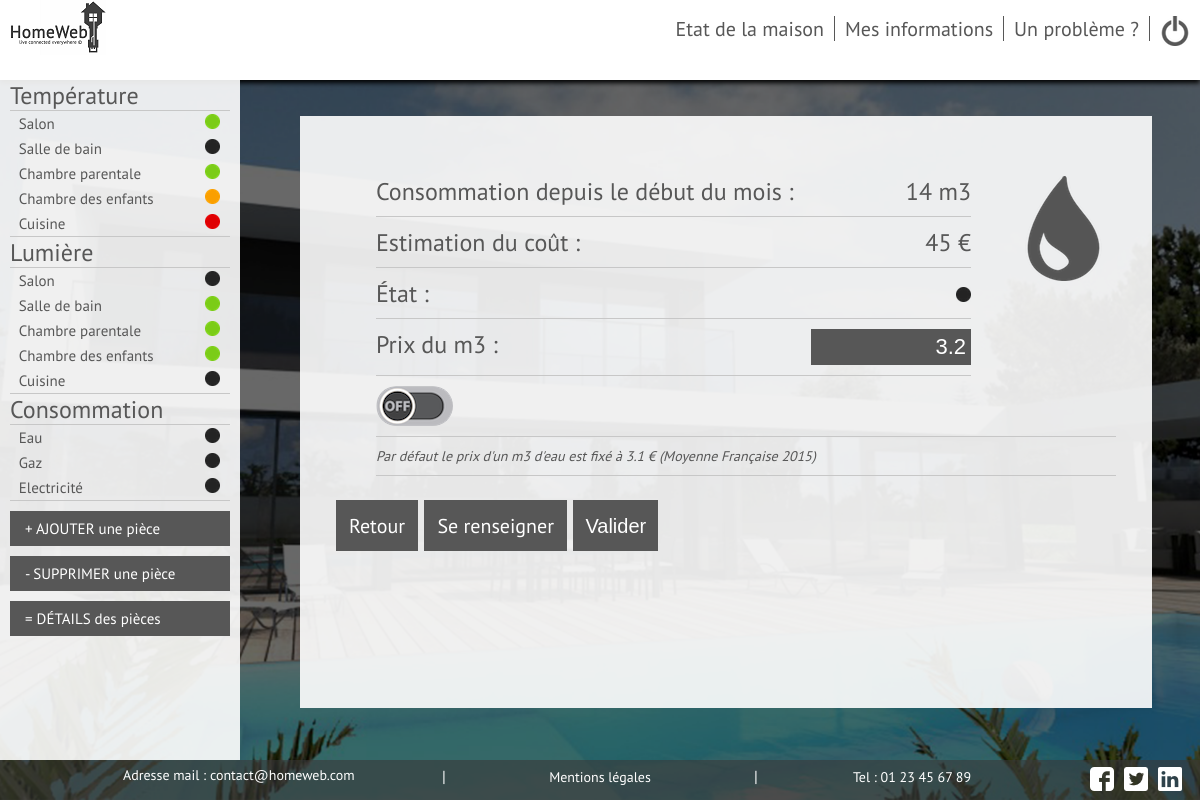
Page /Vues/User/eau.php (signed in) on the committed database.
### tables this page shows
CREATE TABLE IF NOT EXISTS `pieces` (
  `id` int(11) NOT NULL,
  `id_Utilisateur` int(11) NOT NULL,
  `Nom` varchar(255) NOT NULL,
  `presence_temp` int(11) NOT NULL,
  `presence_lum` int(11) NOT NULL,
  `temperature` int(11) NOT NULL,
  `lumiere` int(11) NOT NULL,
  `etat_temp` int(11) NOT NULL,
  `numero_capteur_t` varchar(250) NOT NULL,
  `control_tech_t` date NOT NULL,
  `control_tech_l` date NOT NULL,
  `numero_capteur_l` varchar(250) NOT NULL,
  `consigne_temp` int(11) NOT NULL DEFAULT '25'
);

CREATE TABLE IF NOT EXISTS `eau` (
  `id` int(11) NOT NULL,
  `etat` int(11) NOT NULL,
  `consomation` int(11) NOT NULL,
  `prix_eau` float NOT NULL DEFAULT '3.1'
);

### Modele/fonctions.php (the view, shortened to what this page needs)
<?php
function Etat_eau($id,$db)
{
    $etat = 2;
    $reponse = $db->prepare('SELECT etat FROM eau WHERE id= ?');
    $reponse->execute(array($id));
    while ($donnees = $reponse->fetch())
    {
	   $etat = $donnees['etat'];
    }
    return $etat;
}
function Etat_elec($id,$db)
{
    $etat = 2;
    $reponse = $db->prepare('SELECT etat FROM elec WHERE id= ?');
    $reponse->execute(array($id));
    while ($donnees = $reponse->fetch())
    {
	   $etat = $donnees['etat'];
    }
    return $etat;
}
function Etat_gaz($id,$db)
{
    $etat = 2;
    $reponse = $db->prepare('SELECT etat FROM gaz WHERE id= ?');
    $reponse->execute(array($id));
    while ($donnees = $reponse->fetch())
    {
	   $etat = $donnees['etat'];
    }
    return $etat;
}
function Conso_Eau($id,$db)
{
    $conso = -1;
    $reponse = $db->prepare('SELECT consomation FROM eau WHERE id= ?');
    $reponse->execute(array($id));
    while ($donnees = $reponse->fetch())
    {
	   $conso = $donnees['consomation'];
    }
    return $conso;
}
function Estim_Eau($id,$db,$prix = 3.1)
{
    $reponse = $db->prepare('SELECT prix_eau FROM eau WHERE id= ?');
    $reponse->execute(array($id));
    while ($donnees = $reponse->fetch())
    {
	   $prix = $donnees['prix_eau'];
    }
    $prix = floatval($prix);
    $estim = ceil((Conso_Eau($id,$db))*($prix));
    return $estim;
}
function cascade_temp($id,$db)
{
    $reponse = $db->prepare('SELECT Nom, etat_temp FROM Pieces WHERE id_Utilisateur = ? AND presence_temp = 1');
    $reponse->execute(array($id));
    echo "<ul>";
    while ($donnees = $reponse->fetch())
    {
        $nom_piece = $donnees['Nom'];
        $etat = $donnees['etat_temp'];
        if ($etat == 0)
        {
        echo ("<li><a href=\"temperature.php?piece=$nom_piece\">" . $nom_piece . "</a> <span><img src=\"../../Styles/image/Pastille_noire.png\" title=\"Éteint\"></span></li>");
        }
        if ($etat == 1)
        {
        echo ("<li><a href=\"temperature.php?piece=$nom_piece\">" . $nom_piece . "</a> <span><img src=\"../../Styles/image/Pastille_verte.png\" title=\"Marche\"></span></li>");
        }
        if ($etat == 2)
        {
        echo ("<li><a href=\"temperature.php?piece=$nom_piece\">" . $nom_piece . "</a> <span><img src=\"../../Styles/image/Pastille_orange.png\" title=\"En cours de régulation\"></span></li>");
        }
        if ($etat == 3)
        {
        echo ("<li><a href=\"temperature.php?piece=$nom_piece\">" . $nom_piece . "</a> <span><img src=\"../../Styles/image/Pastille_rouge.png\" title=\"En Panne\"></span></li>");
        }
    }
    echo "</ul>";
}
function cascade_lum($id,$db)
{
    $reponse = $db->prepare('SELECT Nom, lumiere FROM Pieces WHERE id_Utilisateur = ? AND presence_lum = 1');
    $reponse->execute(array($id));
    echo "<ul>";
    while ($donnees = $reponse->fetch())
    {
        $nom_piece = $donnees['Nom'];
        $etat = $donnees['lumiere'];
        if ($etat == 0)
        {
        echo ("<li><a href=\"lumiere.php?piece=$nom_piece\">" . $nom_piece . "</a> <span><img src=\"../../Styles/image/Pastille_noire.png\" title=\"Eteint\"></span></li>");
        }
        if ($etat == 1)
        {
        echo ("<li><a href=\"lumiere.php?piece=$nom_piece\">" . $nom_piece . "</a> <span><img src=\"../../Styles/image/Pastille_verte.png\" title=\"Allumé\"></span></li>");
        }
    }
    echo "</ul>";
}
function pastille_etat_eau($id,$db)
{
    $etat_general = Etat_eau($id,$db);
    if ($etat_general == 0)
        {
        echo ("<span><img src=\"../../Styles/image/Pastille_noire.png\" title=\"Eteint\"></span>");
        }
}
function pastille_etat_gaz($id,$db)
{
    $etat_general = Etat_gaz($id,$db);
    if ($etat_general == 0)
        {
        echo ("<span><img src=\"../../Styles/image/Pastille_noire.png\" title=\"Eteint\"></span>");
        }
}
function pastille_etat_elec($id,$db)
{
    $etat_general = Etat_elec($id,$db);
    if ($etat_general == 0)
        {
        echo ("<span><img src=\"../../Styles/image/Pastille_noire.png\" title=\"Eteint\"></span>");
        }
}
function affiche_prix_eau($id,$db)
{
    $prix_eau = 0;
    $reponse = $db->prepare('SELECT prix_eau FROM eau WHERE id = ?');
    $reponse->execute(array($id));
    while ($donnees = $reponse->fetch())
    {
        $prix_eau = $donnees['prix_eau'];
    }
    return($prix_eau);
}
?>

### Vues/User/eau.php (shortened to what this page needs)
<!DOCTYPE HTML>
<?php require("../../Modele/fonctions.php");
require("../../Modele/connexionBDD.php");
?>
<html>
	<head>
		<link rel="stylesheet" type="text/css" href="../../Styles/main.css" />
	</head>
	<body>
		<div id="page">
            <header>
                <?php include ("entete_user.php");?>
            </header>
            <div id=capteurs>
            <ul>
                <li><a href="#">Température</a>
                        <?php cascade_temp($_SESSION['id'],$db) ?>
                    </li>
                    <li><a href="#">Lumière</a>
                        <?php cascade_lum($_SESSION['id'],$db) ?>
                    </li>
                <li><a href="#">Consommation</a>
                    <ul>
                        <li><a href="eau.php">Eau</a> <span> <?php pastille_etat_eau($_SESSION['id'],$db) ?></span></li>
                        <li><a href="gaz.php">Gaz</a> <span> <?php pastille_etat_gaz($_SESSION['id'],$db) ?></span></li>
                        <li><a href="elec.php">Electricité</a> <span> <?php pastille_etat_elec($_SESSION['id'],$db) ?></span></li>
                    </ul>
                </li>
                <li>
                        <a class="bouton_type" href="ajout_piece.php">+  AJOUTER une pièce</a>
                        <a class="bouton_type" href="suppr.php">- SUPPRIMER une pièce</a>
                        <a class="bouton_type" href="detailpiece.php">= DÉTAILS des pièces</a>
                    </li>
            </ul>
	       	</div>
                <div id=boite>
                    <form name="login" action="../../Controleur/valid_eau.php?piece=<?php echo($_GET['piece']); ?>" method="post" accept-charset="utf-8">
                    <ul>
                        <div id = image_etat><img class ="image_temp" src="../../Styles/image/eau.png"/></div>
                        <li>Consommation depuis le début du mois :<span><?php echo (Conso_Eau($_SESSION['id'],$db)) ?> m3</span></li>
                        <li>Estimation du coût : <span><?php echo (Estim_Eau($_SESSION['id'],$db)) ?> €</span></li>
                        <li>État : <span><?php pastille_etat_eau($_SESSION['id'],$db) ?></span></li>
                        <li>Prix du m3 : <span><input type="text" class="Prix_entree" name="Prix_eau" value=<?php echo(affiche_prix_eau($_SESSION['id'],$db)) ?> placeholder="en €"></span></li>
                        <li>
                            <label class="switch">
                                <div class="slider"></div>
                            </label>
                        </li>
                        <li><I style="font-size : 14px;">Par défaut le prix d'un m3 d'eau est fixé à 3.1 € (Moyenne Française 2015)</I></li>
                    </ul>
                    <a class="boutons_retour" href="etat.php" >Retour</a>
                    <a class="boutons_retour" href="../signaler.php">Se renseigner</a>
                    <input id="boutons_valider" type="submit" name="bouton_submit" value="Valider"/>
                    </form>
                </div>
                <?php include ("footer_user.php");?>
            </div>
        </body>
</html>

### Styles/main.css (style rules this page uses)
html, #page { height: 100%; width: 100%; }
body { background: url('image/fond.png') ; background-position: center ; background-repeat: no-repeat ; background-attachment: fixed ; background-size: cover ; color: #575757; font-family: pt_sansregular; margin: 0px; height: 100%; }
header { display: flex; justify-content: space-between; background-color: white; box-shadow: 0px 3px 5px black; height: 10%; }
#objects, #objects ul, #capteurs, #capteurs ul { padding: 0; margin: 0; list-style: none; }
#capteurs { background-color: rgba(255,255,255,0.9); width: 20%; height: 85%; overflow: auto; display: inline-block; vertical-align: top; max-width: 300px; min-width: 200px; }
#capteurs ul li { font-size: x-large; margin-left: 10px; margin-right:10px; }
#capteurs ul li ul li { font-size: 15px; padding-top:3px; padding-bottom:3px; display:flex; justify-content:space-between; }
#capteurs ul li ul li a:before { content: '• '; opacity: 0; margin-left: -12px; }
#capteurs ul li ul { border: 1px; border-top-style:solid; border-bottom-style:solid; border-color: rgb(199,199,199); }
#capteurs a { text-decoration:none; color:#575757; }
#boite { background-color: rgba(255,255,255,0.9) ; font-size: 24px; margin-top: 3%; margin-right: 5%; margin-left: 5%; width: 65%; padding: 3% 3% 3% 3%; display:inline-block; position: fixed; vertical-align:top; height:65%; overflow:auto; }
#boite ul li { display:flex; justify-content: space-between; border: 1px; border-bottom-style:solid; border-color: rgb(199,199,199); margin-bottom: 10px; padding-bottom: 10px; }
.slider { cursor:pointer; background: url(image/boutonOFF.png) no-repeat; padding: 0px 77px 40px 0px; border-radius: 20px; }
#capteurs .bouton_type { cursor: pointer; border-style: solid; background-color: #575757; border-color: #575757; padding: 5px; font-size: 15px; display: flex; margin-top: 10px; padding-left: 12px; color:white; margin-bottom:10px; }
#boite ul #image_etat img { float: right; margin-right: 0px; margin-top: 0px; padding-left: 40px; padding-bottom: 100px; }
.boutons_retour { border-style: solid; background-color: #575757; border-color: #575757; color: white; text-decoration: none; padding:10px; font-size:20px; }
#boutons_valider { cursor: pointer; border-style: solid; background-color: #575757; border-color: #575757; color: white; padding-bottom:11px; padding-top:13px; padding-left:10px; padding-right:10px; font-size:20px; }
#boite ul li .Prix_entree { background-color: #575757; border: none; color: white; font-size: 22px; text-align: right; padding: 5px; width: 150px; }
a { color: darkcyan; }

### rows in the picture
pieces: Nom "Salon", etat_temp 1 (drawn), lumiere 0 (drawn)
pieces: Nom "Salle de bain", etat_temp 0 (drawn), lumiere 1 (drawn)
pieces: Nom "Chambre parentale", etat_temp 1 (drawn), lumiere 1 (drawn)
pieces: Nom "Chambre des enfants", etat_temp 2 (drawn), lumiere 1 (drawn)
pieces: Nom "Cuisine", etat_temp 3 (drawn), lumiere 0 (drawn)
eau: consomation "14", Estim_Eau($_SESSION['id'],$db) "45", Prix_eau "3.2"
